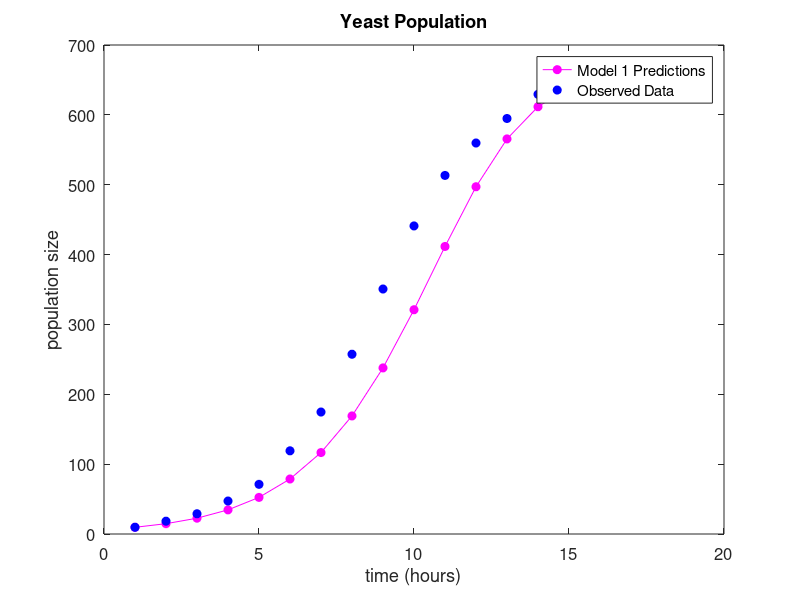

This chart was generated by the following MATLAB code:
% Cozette Dyer 9/8/2022
% MATH-3583 -- Math modeling
%
% Assignment: yeast biomass approaches a limiting population level
% Example done in class and original problem in textbook
% ----------------------------------------------------------------
clear % clears ALL variables
clc % clears the command window
close all;

% -------------------------------------------------------------- Model 1
%% variables - model 1
alpha = 665*0.00082; % model parameter
p0 = 9.6; % initial population
n = 18; % number of iterations (numbers of hours in model)
obs_data = [9.6;18.3;29.0;47.2;71.1;119.1;174.6;257.3;350.7;441.0; ...
    513.3;559.7;594.8;629.4;640.8;651.1;655.9;659.6;661.7]; ... 
    % observational data from text book in column vector
vec_p1 = zeros(n,1); % preallocating vector size, filled with zeros
vec_p1(1) = p0; 

% for loop: start :)
for i=1:n
    %vec_p1(i+1) = (1+alpha)*vec_p1(i); % equation given in class example
    vec_p1(i+1) = vec_p1(i) + 0.00082*(665-vec_p1(i))*vec_p1(i); ...
        % equation given in textbook
    disp(vec_p1);
end

plot(vec_p1, 'mo-', 'MarkerFaceColor','m')
hold on 
    plot(obs_data,'bo', 'MarkerFaceColor','b' )
hold off
xlabel('time (hours)')
ylabel('population size')
set(gca, 'FontSize', 12)
legend('Model 1 Predictions', 'Observed Data', 'Location', 'best')
title('Yeast Population')